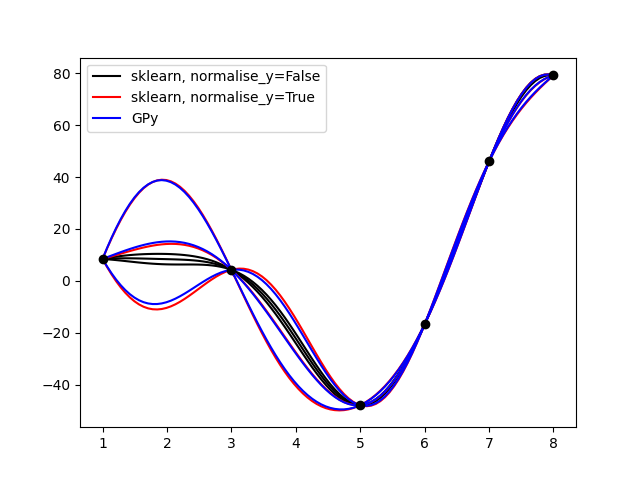

Write Python code to recreate this figure.
from sklearn.gaussian_process import GaussianProcessRegressor as GP
from sklearn.gaussian_process.kernels import RBF
from matplotlib import pyplot as plt
import numpy as np
import GPy

"""
Illustrating a problem with test_y_normalization
"""

# Set amplitude of signal that we'll use as training data
A = 10

# Pick a kernel
RBF_params = {'length_scale' : 1.0}
kernel = RBF(**RBF_params)

# Test function
def f(x):
    return A * (x * np.sin(x))

# Test case (from test_gpr.py code)
X = np.atleast_2d([1., 3., 5., 6., 7., 8.]).T
y = f(X).ravel()
X_star = np.vstack(np.linspace(1, 8, 100))

# GP1 (y not normalised)
gp1 = GP(kernel=kernel, normalize_y=False)
gp1.fit(X, y)
y_pred1, y_pred_std1 = gp1.predict(X_star, return_std=True)

# GP2 (y normalised)
gp2 = GP(kernel=kernel, normalize_y=True)
gp2.fit(X, y)
y_pred2, y_pred_std2 = gp2.predict(X_star, return_std=True)

# GPy analysis for verification
kernel_gpy = GPy.kern.RBF(input_dim=1, lengthscale=1.)
gpy = GPy.models.GPRegression(X, np.vstack(y), kernel_gpy)
gpy.optimize()
y_pred_gpy, y_var_gpy = gpy.predict(X_star)
y_pred_std_gpy = np.sqrt(y_var_gpy)

# Plot some results
plt.figure()
plt.plot(X_star, y_pred1, 'k', label='sklearn, normalise_y=False')
plt.plot(X_star, y_pred1 + 3 * y_pred_std1, 'k')
plt.plot(X_star, y_pred1 - 3 * y_pred_std1, 'k')
plt.plot(X_star, y_pred2, 'r', label='sklearn, normalise_y=True')
plt.plot(X_star, y_pred2 + 3 * y_pred_std2, 'r')
plt.plot(X_star, y_pred2 - 3 * y_pred_std2, 'r')
plt.plot(X_star, y_pred_gpy, 'b', label='GPy')
plt.plot(X_star, y_pred_gpy + 3 * y_pred_std_gpy, 'b')
plt.plot(X_star, y_pred_gpy - 3 * y_pred_std_gpy, 'b')
plt.plot(X, y, 'k o')
plt.legend()
plt.savefig('temp.png')
